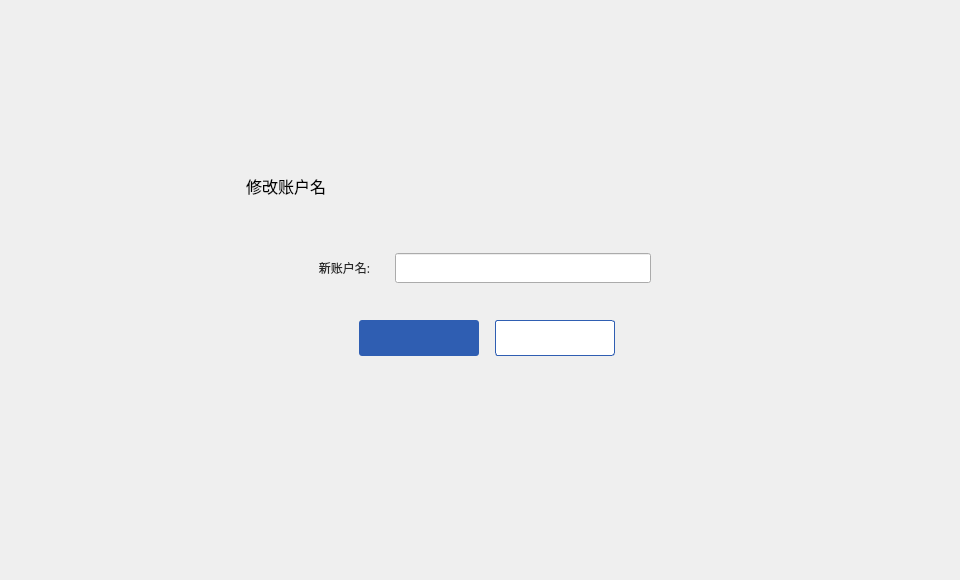
<?xml version="1.0" encoding="UTF-8"?>
<ui version="4.0">
 <class>RenameDialog</class>
 <widget class="QDialog" name="RenameDialog">
  <property name="geometry">
   <rect>
    <x>0</x>
    <y>0</y>
    <width>960</width>
    <height>580</height>
   </rect>
  </property>
  <property name="windowTitle">
   <string>Dialog</string>
  </property>
  <widget class="QWidget" name="widget" native="true">
   <property name="geometry">
    <rect>
     <x>0</x>
     <y>0</y>
     <width>960</width>
     <height>580</height>
    </rect>
   </property>
   <widget class="QWidget" name="containerWidget" native="true">
    <property name="geometry">
     <rect>
      <x>219</x>
      <y>153</y>
      <width>542</width>
      <height>274</height>
     </rect>
    </property>
    <property name="font">
     <font>
      <family>微软雅黑</family>
     </font>
    </property>
    <widget class="QToolButton" name="cancelBtn">
     <property name="geometry">
      <rect>
       <x>276</x>
       <y>167</y>
       <width>120</width>
       <height>36</height>
      </rect>
     </property>
     <property name="cursor">
      <cursorShape>PointingHandCursor</cursorShape>
     </property>
     <property name="styleSheet">
      <string notr="true">QToolButton{background-color:#ffffff;color:#484848;border:1px solid rgb(47,94,178);border-radius:3px;}
QToolButton:hover{color:rgb(47,94,178);}</string>
     </property>
     <property name="text">
      <string/>
     </property>
    </widget>
    <widget class="QLabel" name="label">
     <property name="geometry">
      <rect>
       <x>27</x>
       <y>22</y>
       <width>91</width>
       <height>21</height>
      </rect>
     </property>
     <property name="font">
      <font>
       <family>微软雅黑</family>
       <pointsize>12</pointsize>
      </font>
     </property>
     <property name="text">
      <string>修改账户名</string>
     </property>
    </widget>
    <widget class="QToolButton" name="okBtn">
     <property name="geometry">
      <rect>
       <x>140</x>
       <y>167</y>
       <width>120</width>
       <height>36</height>
      </rect>
     </property>
     <property name="cursor">
      <cursorShape>PointingHandCursor</cursorShape>
     </property>
     <property name="styleSheet">
      <string notr="true">QToolButton{background-color:rgb(47,94,178);color:#ffffff;border:none;border-radius:3px;}
QToolButton:hover{background-color:rgb(0, 26, 73);}
QToolButton:disabled{background-color:#cecece;}</string>
     </property>
     <property name="text">
      <string/>
     </property>
    </widget>
    <widget class="QLabel" name="addressNameTipLabel2">
     <property name="geometry">
      <rect>
       <x>204</x>
       <y>138</y>
       <width>200</width>
       <height>16</height>
      </rect>
     </property>
     <property name="text">
      <string/>
     </property>
    </widget>
    <widget class="QLabel" name="addressNameTipLabel1">
     <property name="geometry">
      <rect>
       <x>180</x>
       <y>138</y>
       <width>16</width>
       <height>16</height>
      </rect>
     </property>
     <property name="text">
      <string/>
     </property>
    </widget>
    <widget class="QLineEdit" name="nameLineEdit">
     <property name="geometry">
      <rect>
       <x>176</x>
       <y>100</y>
       <width>256</width>
       <height>30</height>
      </rect>
     </property>
     <property name="font">
      <font>
       <family>微软雅黑</family>
      </font>
     </property>
     <property name="styleSheet">
      <string notr="true"/>
     </property>
     <property name="cursorPosition">
      <number>0</number>
     </property>
    </widget>
    <widget class="QLabel" name="label_3">
     <property name="geometry">
      <rect>
       <x>60</x>
       <y>100</y>
       <width>91</width>
       <height>30</height>
      </rect>
     </property>
     <property name="text">
      <string>&lt;html&gt;&lt;head/&gt;&lt;body&gt;&lt;p&gt;&lt;span style=&quot; color:#282828;&quot;&gt;新账户名:&lt;/span&gt;&lt;/p&gt;&lt;/body&gt;&lt;/html&gt;</string>
     </property>
     <property name="alignment">
      <set>Qt::AlignRight|Qt::AlignTrailing|Qt::AlignVCenter</set>
     </property>
    </widget>
    <widget class="QLabel" name="gifLabel">
     <property name="geometry">
      <rect>
       <x>449</x>
       <y>106</y>
       <width>18</width>
       <height>18</height>
      </rect>
     </property>
     <property name="text">
      <string/>
     </property>
    </widget>
   </widget>
  </widget>
 </widget>
 <resources/>
 <connections/>
</ui>
